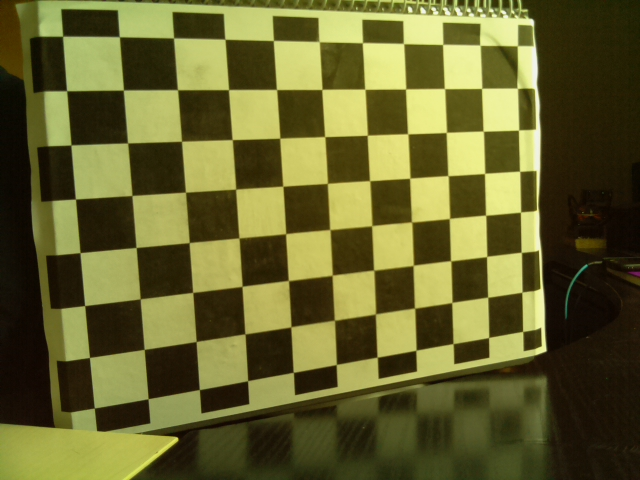
#> input picture test_images/calibrate7.jpg, 640 x 480 px
$ python undistort_image.py
#> lines starting #> are read from the running program, lines starting #| are printed output that depends on the picture
import numpy as np
import cv2

objpoints = np.load('data/objpoints.npy')
#> (reads data/objpoints.npy from the repository)
imgpoints = np.load('data/imgpoints.npy')
#> (reads data/imgpoints.npy from the repository)
#> further down, img is the input picture: shape (480, 640, 3); mean B, G, R 46.5, 99, 101.7

def undistort_img(img, objpoints=objpoints, imgpoints=imgpoints):
    gray = cv2.cvtColor(img,cv2.COLOR_BGR2GRAY)
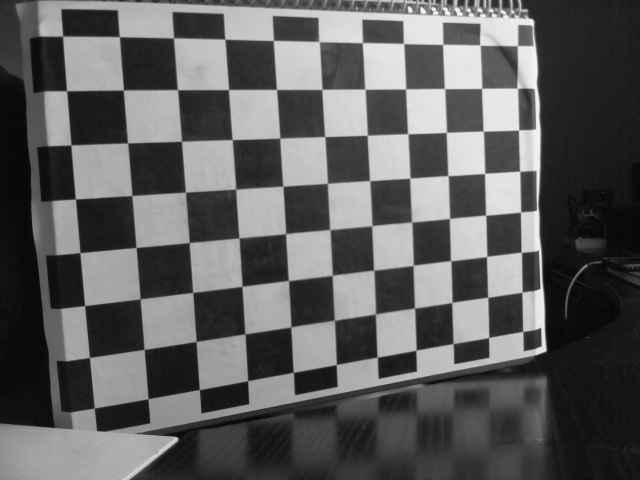
#> gray: shape (480, 640); min 5, max 242, mean 93.8
    ret, mtx, dist, rvecs, tvecs = cv2.calibrateCamera(objpoints, imgpoints, gray.shape[::-1],None,None)
#> ret = 0.196

    h,  w = img.shape[:2]
#> h = 480; w = 640
    newcameramtx, roi = cv2.getOptimalNewCameraMatrix(mtx,dist,(w,h),1,(w,h))
#> roi = (234, 15, 394, 290)

    # undistort
    dst = cv2.undistort(img, mtx, dist, None, newcameramtx)
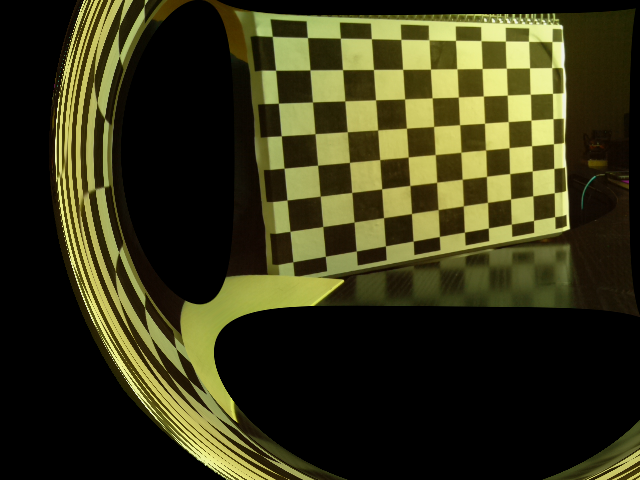
#> dst: shape (480, 640, 3); mean B, G, R 25.1, 53.8, 55.4
    # crop the image
    x,y,w,h = roi
#> x = 234; y = 15; w = 394; h = 290
    dst = dst[y:y+h, x:x+w]
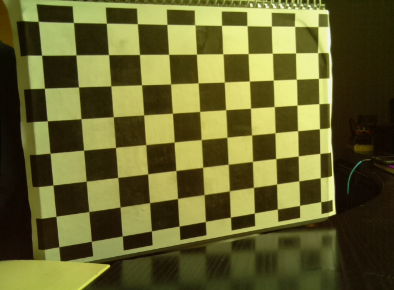
#> dst: shape (290, 394, 3); mean B, G, R 46.6, 99, 101.8
    return dst

if __name__=="__main__":
    img = cv2.imread('test_images/calibrate7.jpg')

    undistorted_image = undistort_img(img, objpoints, imgpoints)
    cv2.imshow("Undistorted Image", undistorted_image)
    cv2.waitKey(5000)
